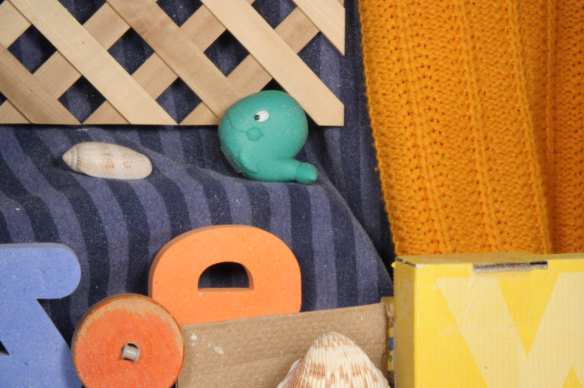
#> input picture img/rubberwhale.png, 584 x 388 px
$ python HistogramsOne.py
#> lines starting #> are read from the running program, lines starting #| are printed output that depends on the picture
import cv2 as cv
import numpy as np
from matplotlib import pyplot as plt

img = cv.imread('../img/rubberwhale.png', 0)
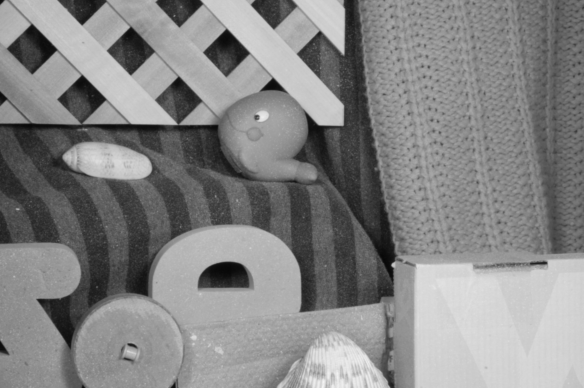
#> img: shape (388, 584); min 7, max 243, mean 132.7
hist = cv.calcHist([img], [0], None, [256], [0, 256])
#> hist = 256 values, max 2732 at index 148, min 0 at index 0, mean 885.1
x = np.arange(256)
plt.subplot(221), plt.plot(x, hist, 'r-')

hist, bins = np.histogram(img.ravel(), 256, [0, 256])
#> bins = 257 values from 0 to 256
plt.subplot(222), plt.plot(bins.astype(np.int32)[:-1], hist, 'b-')

plt.subplot(223), plt.hist(img.ravel(), 256, [0, 256])
# bins is from 0 to 256, which is total 257 numbers

img_color = cv.imread('../img/rubberwhale.png')
#> img_color is the input picture: shape (388, 584, 3); mean B, G, R 87.1, 126.5, 164
color = ['b', 'g', 'r']
plt.subplot(224)
for i, col in enumerate(color):
    histr = cv.calcHist([img_color], [i], None, [256], [0, 256])
    plt.plot(histr, color=col)
    plt.xlim([0, 256])


plt.show()
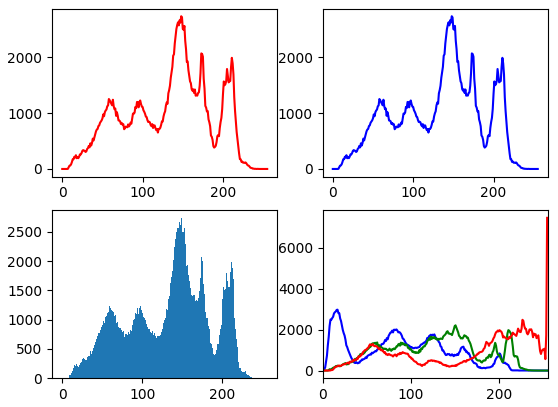
#> figure drawn by matplotlib, 4 panels; panel 1: curve peaks at x = 148, y = 2732; panel 2: curve peaks at x = 148, y = 2732; panel 3: tallest bar 2732 high, from x = 148 to 149; panel 4: curve peaks at x = 17, y = 2974
